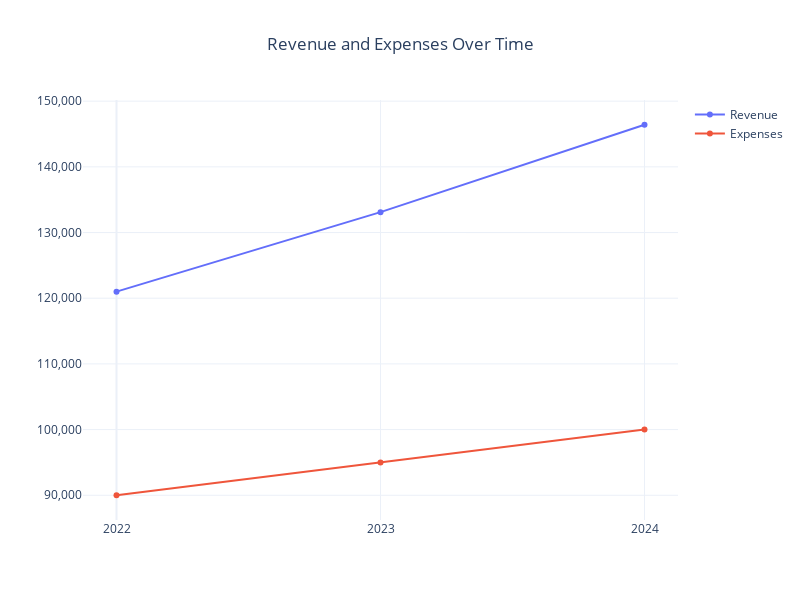

This figure's notebook cell:
### Markdown cell above
## Creating Charts

PyProforma also provides interactive chart capabilities using the `charts` namespace. You can create visualizations of your model data:

### Code cell
# Create a chart comparing multiple line items
fig = model.charts.line_items(
    ['revenue', 'expenses'],
    title="Revenue and Expenses Over Time"
)

# Display the chart with fallback for documentation
try:
    # Try interactive display first
    fig.show()
except Exception as e:
    print(f"Interactive display not available: {e}")
    
# For documentation, also create a static version
try:
    # Create assets/images directory if it doesn't exist
    import os
    os.makedirs("../assets/images", exist_ok=True)
    
    # Save static version
    fig.write_image("../assets/images/revenue_expenses_chart.png", 
                    width=800, height=600, scale=2)
    
    # Display static image as fallback
    from IPython.display import Image, display
    display(Image("../assets/images/revenue_expenses_chart.png"))
    print("✓ Chart saved as static image for documentation")
    
except Exception as e:
    print(f"Could not create static image: {e}")
    print("Install kaleido for image export: pip install kaleido")

### Figure 1 — Plotly figure (JSON) as saved in the notebook; plotly's stock layout.template omitted (floating-point values rounded to 4 significant figures)
{"data": [{"hovertemplate": "<b>%{fullData.name}</b><br>Value: %{y}<br><extra></extra>", "line": {"color": "#636EFA", "dash": "solid", "width": 2}, "marker": {"size": 6}, "mode": "lines+markers", "name": "Revenue", "type": "scatter", "x": [0, 1, 2], "y": [121000, 133100, 146410]}, {"hovertemplate": "<b>%{fullData.name}</b><br>Value: %{y}<br><extra></extra>", "line": {"color": "#EF553B", "dash": "solid", "width": 2}, "marker": {"size": 6}, "mode": "lines+markers", "name": "Expenses", "type": "scatter", "x": [0, 1, 2], "y": [90000, 95000, 100000]}], "layout": {"height": 600, "hovermode": "x unified", "showlegend": true, "title": {"text": "Revenue and Expenses Over Time", "x": 0.5, "xanchor": "center"}, "width": 800, "xaxis": {"tickmode": "array", "ticktext": ["2022", "2023", "2024"], "tickvals": [0, 1, 2], "title": {"text": ""}}, "yaxis": {"tickformat": ",.0f", "title": {"text": ""}}}}
